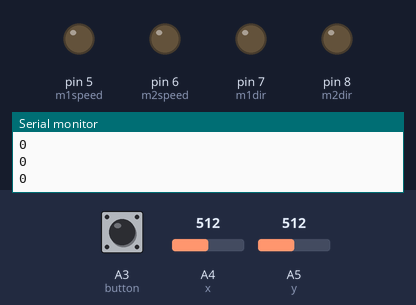
A sketch run on a simulated Arduino Uno, built with avr-gcc and run on an emulated ATmega328P. On the bench: output pins drawn as LEDs (lit = HIGH), the last lines printed to the serial monitor. The test bench sets the inputs (shaded band); at power-on: A3 (button) LOW, A4 (x) = 512, A5 (y) = 512. Pins used as bus, display or sensor lines are not drawn.

Above: at 1.2 s.
1.3 s: A3 (button) pulled HIGH for 0.15 s
3.3 s: A4 (x) set to 527
At 4.5 s:
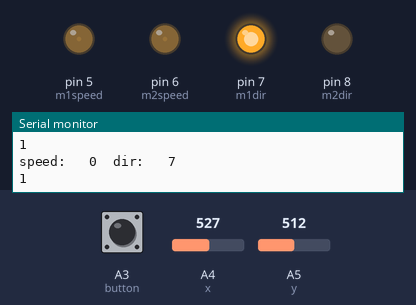
4.8 s: A5 (y) set to 524
At 5.1 s:
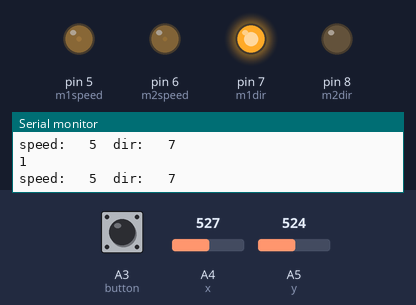
7.8 s: A5 (y) set to 550
At 8.2 s:
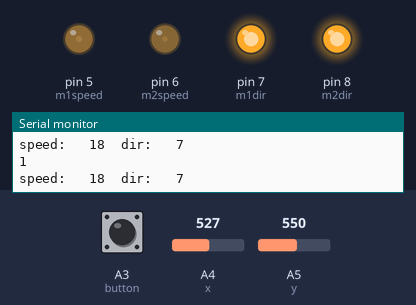
9.3 s: A5 (y) set to 716
At 10.0 s:
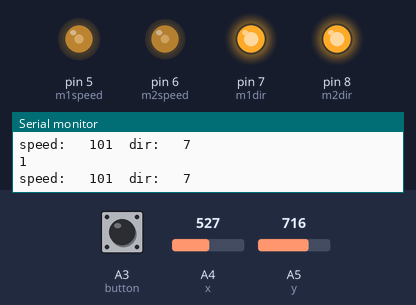
10.8 s: A4 (x) set to 306
At 11.1 s:
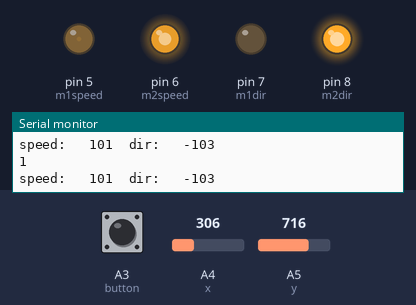
Timing chart, 0 to 13.3 s (numbered marks = the images above; inputs shaded):
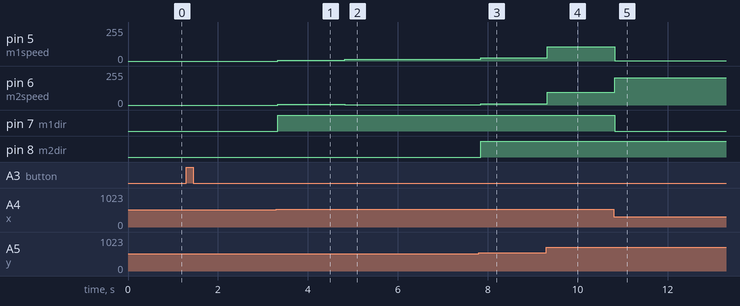

Measured:
- the behaviour switches between 514 and 515 on A4 (x) (found by bisection; images 0 and 1)
- the behaviour switches between 532 and 533 on A5 (y) (found by bisection; images 2 and 3)
- after the input at 3.3 s, pin 5 (m1speed), pin 6 (m2speed): 0/255 → 7/255 at once; pin 7 (m1dir): LOW → HIGH at once
- after the input at 4.8 s, pin 5 (m1speed): 7/255 → 12/255 at once; pin 6 (m2speed): 7/255 → 2/255 at once
- after the input at 7.8 s, pin 5 (m1speed): 12/255 → 25/255 at once; pin 6 (m2speed): 2/255 → 11/255 at once; pin 8 (m2dir): LOW → HIGH at once
- after the input at 9.3 s, pin 5 (m1speed): 25/255 → 108/255 at once; pin 6 (m2speed): 11/255 → 94/255 at once
- after the input at 10.8 s, pin 5 (m1speed): 108/255 → 2/255 at once; pin 6 (m2speed): 94/255 → 204/255 at once; pin 7 (m1dir): HIGH → LOW at once

The sketch:

edwards_people_carrier.ino
```cpp
int m1speed = 5;
int m1dir = 7;

int m2speed = 6;
int m2dir = 8;

int x = A4;
int y = A5;
int button = A3;
int power = A2;
int gnd = A1;

boolean go = LOW;

void setup() {
  pinMode(m1speed, OUTPUT);
  pinMode(m1dir, OUTPUT);
  pinMode(m2speed, OUTPUT);
  pinMode(m2dir, OUTPUT);

  pinMode(gnd, OUTPUT);
  pinMode(power, OUTPUT);
  digitalWrite(power, HIGH);
  digitalWrite(gnd, LOW);

  pinMode(button, INPUT);
  pinMode(x, INPUT);
  pinMode(y, INPUT);
  //
  Serial.begin(9600);
  analogWrite(m1speed, 0);
  analogWrite(m2speed, 0);
}

void loop() {
  Serial.println(go);
  if (digitalRead(button)) {
    if (go == HIGH) {
      go = LOW;
          analogWrite(m2speed, 0);
              analogWrite(m1speed, 0);

    }
    else {
      go = HIGH;
    }
                  delay(500);
  }
  if (go == HIGH) {
    drive();
  }

}
void drive() {

  int spd = map(analogRead(y), 0, 1024, -255, 255);
  int dir = map(analogRead(x), 0, 1024, -255, 255);

  Serial.print("speed: \t");
  Serial.print(spd);
  Serial.print("\tdir: \t");
  Serial.println(dir);
  m1(cap(spd+dir));
  m2(cap(spd-dir));

}
int cap(int number) {
  if (number > 255) {
    return 255;
  }
  if (number < -255) {
    return -255;
  }
  return number;
}
void m1(int number) {
  if (number <0) {
    digitalWrite(m1dir, LOW);
    analogWrite(m1speed, -number);
  }
  else if (number > 0) {
    digitalWrite(m1dir, HIGH);
    analogWrite(m1speed, number);
  }
  else {
    //stop!
    digitalWrite(m1dir, LOW);
    analogWrite(m1speed, 0);
  }
}

void m2(int number) {
  if (number <0) {
    digitalWrite(m2dir, LOW);
    analogWrite(m2speed, -number);

  }
  else if (number > 0) {
    digitalWrite(m2dir, HIGH);
    analogWrite(m2speed, number);
  }
  else {
    //stop!
    digitalWrite(m2dir, LOW);
    analogWrite(m2speed, 0);
  }
}
```
